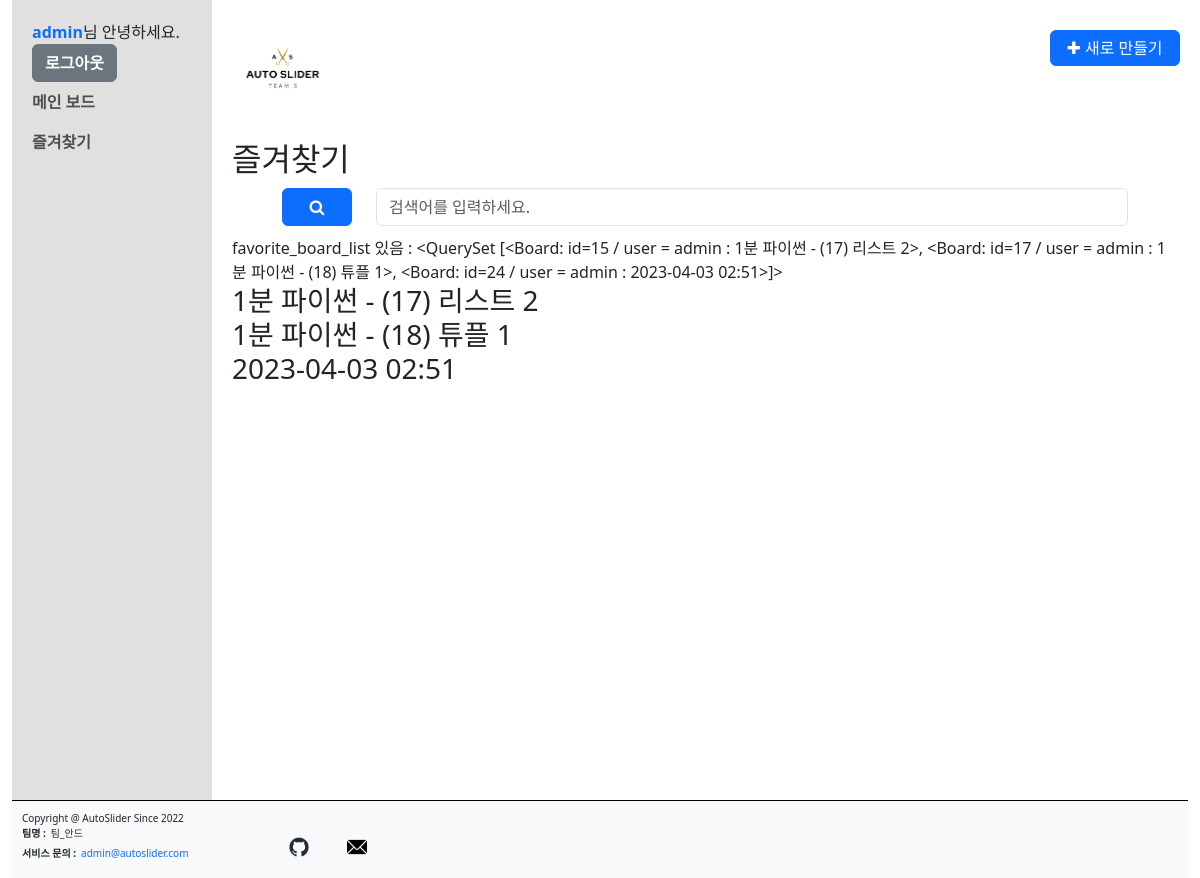
The app's page /favorite/ (signed in) with its own data.
### common/models.py (models this page shows, shortened)
class CustomUser(AbstractUser):
    nickname = models.CharField(max_length=20, default='')
    phone_regex = RegexValidator(regex=r'^01([0|1|6|7|8|9])-?([0-9]{3,4})-?([0-9]{4})$') # 정규식 011-123-4567 혹은 010-1234-5678 기준
    phone = models.CharField(validators=[phone_regex], max_length=13, unique=True, verbose_name='phone', null=False, blank=False) # 010-1234-5678 기준 갯수
    USERNAME_FIELD = 'username'
    REQUIRED_FIELDS = ['phone', 'nickname', 'email']
    first_name = None
    last_name = None

### boards/models.py (models this page shows, shortened)
class Board(models.Model):
    input_type_choices = [
        ('input_text', '텍스트 요약'),
        ('input_youtube', 'Youtube 영상 링크 입력'),
        ('input_video', '영상 파일 업로드')
    ]
    title = models.TextField(blank=True)
    input_type = models.TextField(choices=input_type_choices, null=True)
    input_text = models.TextField(blank=True, null=True)
    input_youtube = models.TextField(blank=True, null=True)
    input_video = models.FileField(upload_to='videos/', blank=True, null=True)
    total_text = models.TextField(blank=True, null=True)
    summary_text = models.TextField(blank=True, null=True)
    timeline_text = models.TextField(blank=True, null=True)
    note = models.TextField(blank=True, null=True)
    user_id = models.ForeignKey(CustomUser, on_delete=models.CASCADE)
    favorite = models.BooleanField(default=False)
    created_at = models.DateTimeField(auto_now_add=True)
    updated_at = models.DateTimeField(auto_now=True)
    def __str__(self):
        return f'id={self.id} / user = {self.user_id.username} : {self.title}'

### boards/views.py (the view)
# urls.py: path('favorite/', views.FavoriteBoardListView.as_view(), name='favorite_board_list'),
class FavoriteBoardListView(BoardListView):
    def get_queryset(self):
        queryset = super().get_queryset().filter(favorite=True)
        query = self.request.GET.get('q')
        if query:
            queryset = queryset.filter(
                Q(title__icontains=query) | Q(note__icontains=query) | Q(total_text__icontains=query) | Q(summary_text__icontains=query)
            )
        return queryset
    def get_context_data(self, **kwargs):
        context = super().get_context_data(**kwargs)
        context['favorite_board_list'] = self.get_queryset()
        return context

### boards/views.py (called while the page is built)
    def get_queryset(self):
        query = self.request.GET.get('q')
        if query:
            return Board.objects.filter(
                Q(title__icontains=query) | Q(note__icontains=query) | Q(total_text__icontains=query) | Q(summary_text__icontains=query),
                user_id=self.request.user.id
            )
        else:
            return Board.objects.filter(user_id=self.request.user.id)

    def get_context_data(self, **kwargs):
        context = super().get_context_data(**kwargs)
        context['board_list'] = self.get_queryset()
        return context

### templates/boards/board_list.html (shortened to what this page needs)
{% extends "base.html" %}
{% block content %}
{% load static %}
{% include "navbar.html" %}
<section class="board_list container-fluid">
{% if  request.resolver_match.url_name == 'board_list' %}
  <h2>메인 보드</h2>
  <div class="searchSection">
    <form method="get" action="{% url 'boards:board_list' %}">
      <div class="form-group row">
        <div class="col btnarea">
          <button type="submit" class="btn btn-primary"><strong class="fa fa-search"><span class="modal hide">검색</span></strong></button>
        </div>
        <div class="col searcharea">
            <input type="text" name="q" class="form-control" placeholder="검색어를 입력하세요." value="{{ q }}">
        </div>
      </div>
    </form>
  </div>
  <div class="list_result">
    {% if board_list %}
      <div class="table-responsive">
        <table class="table table-hover">
          <thead>
            <tr>
              <th>
                <input type="checkbox" id="boards_all" name="board_ids" value="{{ board_list.all.0.id }}-{{ board_list.all.last.id }}">
                <label for="boards_all"><strong>생성일자</strong></label>
              </th>
              <th>
                <strong>보드 이름</strong>
              </th>
            </tr>
          </thead>
          <tbody>
          {% for board in board_list %}
            <tr>
              <td>
                <input type="checkbox" id="{{ board.id }}" name="board_ids" value="{{ board.id }}">
                <label for="{{ board.id }}">{{ board.created_at }}</label>
              </td>
              <td>
                <p class="board_tit">{{ board.title }}</p>
              </td>
            </tr>
          {% endfor %}
          </tbody>
        </table>
      </div>
      {% else %}
      <p class="no_result">목록이 없습니다.</p>
    {% endif %}
  </div>
{% elif request.resolver_match.url_name == 'favorite_board_list' %}
  <h2>즐겨찾기</h2>
  <div class="searchSection">
    <form method="get" action="{% url 'boards:favorite_board_list' %}">
      <div class="form-group row">
        <div class="col btnarea">
          <button type="submit" class="btn btn-primary"><strong class="fa fa-search"><span class="modal hide">검색</span></strong></button>
        </div>
        <div class="col searcharea">
            <input type="text" name="q" class="form-control" placeholder="검색어를 입력하세요." value="{{ q }}">
        </div>
      </div>
    </form>
  </div>
  {% if favorite_board_list %}
  favorite_board_list 있음 : {{ favorite_board_list }}
    {% for board_fav in favorite_board_list %}
      {% if board_fav.favorite %}
      <h3>{{ board_fav.title }}</h3>
      {% endif %}
    {% endfor %}
  {% else %}
  <p class="no_result">목록이 없습니다.</p>
  {% endif %}
{% endif %}
</section>
<footer class="footer bg-light">
  <div class="rows">
      <div class="rights">
          <p class="copyright">Copyright @ AutoSlider Since 2022</p>
      </div>
      <ul class="info">
          <li><strong>팀명 :</strong>팀_안드</li>
          <li><strong>서비스 문의 :</strong><a href="mailto:admin@autoslider.com" class="mailto">admin@autoslider.com</a></li>
      </ul>
      <ul class="links">
          <li><a class="btn btn-outline-light btn-floating m-1" href="https://github.com/AutoSlider/total" target="_blank" role="button"><img src="{% static '../../img/icons/png/github-mark.png' %}" alt="gitHub linke"></a></li>
          <li><a href="#" target="_blank"><a class="btn btn-outline-light btn-floating m-1" href="mailto:admin@autoslider.com" target="_blank" role="button"><img src="{% static '../../img/icons/png/email.png' %}" alt="mail"></a></li>
      </ul>
  </div>
</footer>
{% endblock %}

### templates/navbar.html
{% load static %}
<header class="header">
  <h1 class="logo"><img src="{% static 'img/autoslider_logo.png' %}" alt="logo"></h1>
  <ul class="btnarea">
    {% if request.resolver_match.url_name is None or request.resolver_match.url_name == 'board_list' or request.resolver_match.url_name == 'favorite_board_list' %}
      <li><button id="newBoardBtn" class="btn btn-primary"><strong class="fa fa-plus" data-toggle="modal" data-target="newBoardModal"><span>새로 만들기</span></strong></button></li>
    {% endif %}
  </ul>
</header>
<nav class="navigation navbar navbar-nav">
    <ul class="navbar-nav">
      <li class="nav-item"><a href="{% url 'common:profile' %}">{{ user.nickname }}</a>님 안녕하세요.</li>
      <li class="nav-item"><a href="{% url 'common:logout' %}" class="btn btn-secondary">로그아웃</a></li>
      <li class="nav-item"><a href="{% url 'boards:board_list' %}" class="nav-link" >메인 보드</a></li>
      <li class="nav-item"><a href="{% url 'boards:favorite_board_list' %}" class="nav-link" >즐겨찾기</a></li>
    </ul>
</nav>

### static/css/style.css (style rules this page uses)
html, body, h1, h2, h3, h4, h5, h6, dl, dt, dd, ol, ul, li, div, p, strong, span { margin: 0; padding: 0; list-style: none; }
html, body { position: relative; width: 100%; height: 100%; }
a { text-decoration: none; }
.header { height: 140px; padding: 20px 0; margin: 0 0 -140px 220px; }
.header .logo { width: 100px; }
.header .logo img { display: block; width: 100%; }
.header .btnarea { position: absolute; top: 30px; right: 20px; }
.header .btnarea #newBoardBtn { padding: 5px; width: 130px; }
.header #newBoardBtn strong { color: #ffffff; }
.header #newBoardBtn strong span { padding-left: 5px; }
.navigation { position: relative; float: left; width: 200px; height: 100%; padding: 20px 20px 0; z-index:10; background-color: #E0E0E0; align-items : baseline; }
.navbar ul { clear: both; width: 100%; }
.navbar ul li a { font-weight:600; }
.board_list { padding: 140px 10px 0 220px; }
.board_list .searchSection { padding: 10px 50px; }
.board_list .searchSection .btnarea { flex: 0.05 0 0%; }
.board_list .searchSection .btnarea button { width: 70px; }
.footer { clear: both; overflow: hidden; position: relative; width: 100%; padding: 10px; border-top: 1px solid #000; }
.footer .rights { z-index:0; }
.footer .rows { clear: both; float: none; overflow: hidden; position: relative; width: 100%; font-size: 10px; }
.footer .rows ul { float: left; width: 250px; z-index:10; }
.footer .rows ul li { display: block; margin-bottom: 5px; text-align: left; }
.footer .rows ul li strong { padding-right: 5px; }
.footer .rows ul li a img { display: block; width: 20px; }
.footer .rows .links li { display: inline-block; margin: 0 auto; width: 55px; }

### records on screen
CustomUser: nickname "admin"
Board: id+user_id+title "<QuerySet [<Board: id=15 / user = admin : 1분 파이썬 - (17) 리스트 2>, <Board: id=17 / user = admin : 1분 파이썬 - (18) 튜플 1>, <Board: id=24 / user = admin : 2023-04-03 02:51>]>", title "1분 파이썬 - (17) 리스트 2"
Board: title "1분 파이썬 - (18) 튜플 1"
Board: title "2023-04-03 02:51"
